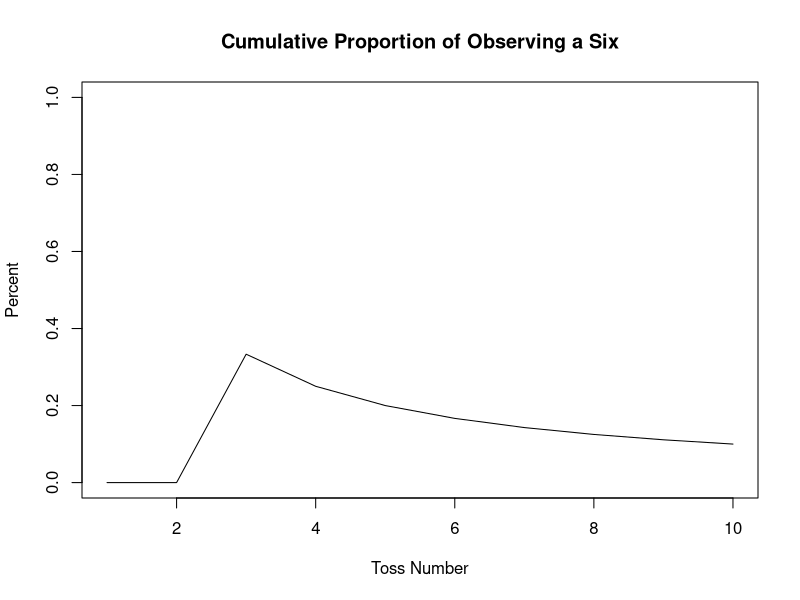

R code for this plot:
## ---- chunk 1
knitr::opts_chunk$set(echo = TRUE)
library(ggplot2)
library(dplyr)
## ---- chunk 2
d <- c(0, 0, 1, 0, 0, 0, 0, 0, 0, 0)  #creates a vector that stores the output
e <- 1:10                             #creates a vector storing the toss index
holder1 <- numeric(10)                  #creates a numeric vector to be filled with a cumulative sum
holder2 <- numeric(10)                  #creates a numeric vector to be filled with a cumulative proportion
for(j in 1:10){
 holder1[j] <- sum(d[1:j])
 holder2[j] <- (holder1[j]/j) }
## ---- chunk 3
plot(e,holder2,type="l", xlab = "Toss Number", ylab="Percent", ylim=c(0,1), main="Cumulative Proportion of Observing a Six")
## ---- chunk 4
psecond = 28/60 #assign P(2nd) as 28/60
pstat = 34/60   # assgin P(Stat) as 34/60
psecondnotstat = 7/60 #assign P(Stat^{c} and 2nd) = 7/60
## ---- chunk 5
pnotsecond = 1 - psecond #apply the law of complement
pnotsecond
## ---- chunk 6
psecondstat = psecond - psecondnotstat #P(second AND Stat = P(2nd) - P(2nd AND not Stat)
psecondstat #returns P(2nd And Stat)
answerb = pstat + psecond - psecondstat #computes P(2nd or Stat)
answerb #returns P(2nd or Stat)
## ---- chunk 7
answerc = pstat - psecondstat  #P(Stat and not 2nd) = P(Stat) - P(Stat AND 2nd)
answerc
## ---- chunk 8
answerd = 1 - answerb #P(not Stat AND not 2nd) = P(Stat OR 2nd)^{c} = 1 - P(Stat OR second)
answerd
## ---- chunk 9
factorial(52) #computes 52!
## ---- chunk 10
pwin = (1/2730)*(2729/2729) + (2729/2730)*(1/2729)  #set up the equation in R 
pwin #returns the answer
## ---- chunk 11
numerator = factorial(2)*factorial(8) #computes the number of ways to arrange the booksso the first two are stat books
denominator = factorial(10) #computes the total number of arrangements
numerator/denominator #computes the probability of interest
## ---- chunk 12
numerator = factorial(4)*factorial(36)*37
denominator = factorial(40)
numerator/denominator
## ---- chunk 13
choose(15,3) #n = 15, r = 3
## ---- chunk 14
choose(24,6) #computes the no. of ways to pck 6 items out of 24, order of selection irrelevant
## ---- chunk 15
choose(7,4) #no. of ways to pick 4 water bottles from teh sub-pool of 7
## ---- chunk 16
(choose(7,4)*choose(17,2))/(choose(24,6)) #choose(17,2) counts the no. of ways to pick 2 out of 17 nonwater items
## ---- chunk 17
choose(12,6)/choose(24,6)
## ---- chunk 18
(choose(10,6)*choose(10,2))/(choose(20,8))
